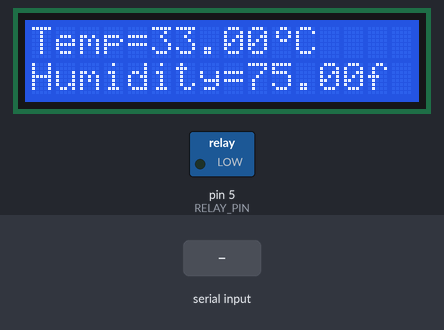
Simulated run of this sketch. Board: Arduino Uno, built with avr-gcc and run on an emulated ATmega328P. Parts: 16×2 character LCD, switched loads named in the sketch (green lamp = pin HIGH). The inputs (shaded band) are chosen by the test bench. Random numbers use the default seed unless the sketch sets one; the modem accepts every AT command (registered, SIM ready, sends succeed) and sends nothing else; what the sketch prints to the serial monitor is not drawn.

Above: at 2.2 s.
2.3 s: "1" received over the second serial link
At 4.4 s:
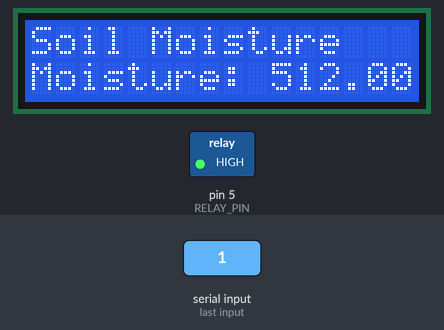
Timing chart, 0 to 5.9 s (numbered marks = the images above; inputs shaded):
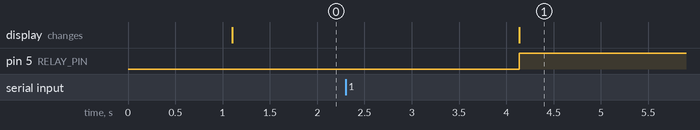

The sketch:

dht11moistthingspeak.ino
```cpp
#include <SoftwareSerial.h>
SoftwareSerial gprsSerial(2, 3);

#include <String.h>
#include <DHT.h>
#define DHTPIN 0
#define MOISTURE_PIN A0 // The moisture sensor is connected to analog pin A1
#define RELAY_PIN 5 // Use any digital pin for the relay

#include <LiquidCrystal_I2C.h>
LiquidCrystal_I2C lcd(0x27, 16, 2);

DHT dht(DHTPIN, DHT11);

// Array to store 35 humidity values between 42 to 48
float humidityValues[] = {75.20, 75.35, 75.85, 75.91, 75.99, 76.0, 76.15,
                          76.46, 76.72, 76.94, 76.28, 77.16, 77.48, 77.59,
                          78.04, 78.28, 78.36, 78.78, 78.62, 78.89, 78.91,
                          79.01, 79.18, 79.39, 79.48, 79.59, 79.60, 79.91,
                          80.01, 80.26, 80.34, 80.67, 80.78, 80.98, 80.83};

byte degree[8] = {
  0b00110,
  0b01001,
  0b01001,
  0b00110,
  0b00000,
  0b00000,
  0b00000,
  0b00000
};
  int c=0;


void setup()
{
  gprsSerial.begin(9600);               // the GPRS baud rate
  Serial.begin(9600);    // the GPRS baud rate
  pinMode(RELAY_PIN, OUTPUT);
  dht.begin();
  lcd.backlight();
  lcd.init();
  lcd.createChar(1, degree); // Create custom character for degree symbol
  delay(1000);

}

void loop()
{

  // Display temperature and humidity
  lcd.clear();
  lcd.setCursor(0, 0);
  lcd.print("Temp=");
  float temperature = random(31, 36); // 36 is exclusive
  lcd.print(temperature);
  lcd.write(1); // Print degree symbol
  lcd.print("C");
  Serial.print("Temperature: ");
  Serial.print(temperature);
  Serial.println("°C");

  lcd.setCursor(0, 1);
  lcd.print("Humidity=");
  float humidity = random(75, 82);
  lcd.print(humidity);
  lcd.print("f");
  Serial.print("Humidity: ");
  Serial.print(humidity);
  Serial.println("%");

  delay(3000); // Delay for 3 seconds

  // Display soil moisture values
  lcd.clear();
  lcd.setCursor(0, 0);
  lcd.print("Soil Moisture");

  int sensorPin = A0;
  int sensorValue = analogRead(sensorPin);
  float moisturePercentage = map(sensorValue, 0, 100, 0, 100); // Map raw sensor value to moisture percentage

  lcd.setCursor(0, 1);
  lcd.print("Moisture: ");
  lcd.print(moisturePercentage);
  lcd.print(" %");

  Serial.print("Soil Moisture: ");
  Serial.print(moisturePercentage);
  Serial.println("%");

 if (c%2==0) { // Adjust the threshold as needed
        digitalWrite(RELAY_PIN, HIGH); // Turn on the relay
        c++;
    } else {
        digitalWrite(RELAY_PIN, LOW); // Turn off the relay
        c++;
    }

  delay(2000); // Delay for 2 seconds before repeating

  if (gprsSerial.available())
    Serial.write(gprsSerial.read());

  gprsSerial.println("AT");
  delay(1000);

  gprsSerial.println("AT+CPIN?");
  delay(1000);

  gprsSerial.println("AT+CREG?");
  delay(1000);

  gprsSerial.println("AT+CGATT?");
  delay(1000);

  gprsSerial.println("AT+CIPSHUT");
  delay(1000);

  gprsSerial.println("AT+CIPSTATUS");
  delay(2000);

  gprsSerial.println("AT+CIPMUX=0");
  delay(2000);

  ShowSerialData();

  gprsSerial.println("AT+CSTT=\"airtelgprs.com\"");//start task and setting the APN,
  delay(1000);

  ShowSerialData();

  gprsSerial.println("AT+CIICR");//bring up wireless connection
  delay(3000);

  ShowSerialData();

  gprsSerial.println("AT+CIFSR");//get local IP adress
  delay(2000);

  ShowSerialData();

  gprsSerial.println("AT+CIPSPRT=0");
  delay(3000);

  ShowSerialData();

  gprsSerial.println("AT+CIPSTART=\"TCP\",\"api.thingspeak.com\",\"80\"");//start up the connection
  delay(6000);

  ShowSerialData();

  gprsSerial.println("AT+CIPSEND");//begin send data to remote server
  delay(4000);
  ShowSerialData();

  // Append moisture data to the string
 String str = "GET /update?api_key=JMMK43ABKF43KO62&field1=" + String(temperature) + "&field2=" + String(humidity) + "&field3=" + String(moisturePercentage);
  Serial.println(str);
  gprsSerial.println(str);//begin send data to remote server

  delay(5000);
  ShowSerialData();

  gprsSerial.println((char)26);//sending
  delay(5000);//waitting for reply, important! the time is base on the condition of internet
  gprsSerial.println();

  ShowSerialData();

  gprsSerial.println("AT+CIPSHUT");//close the connection
  delay(100);
  ShowSerialData();
}

void ShowSerialData()
{
  while (gprsSerial.available() != 0)
    Serial.write(gprsSerial.read());
  delay(5000);
}
```
